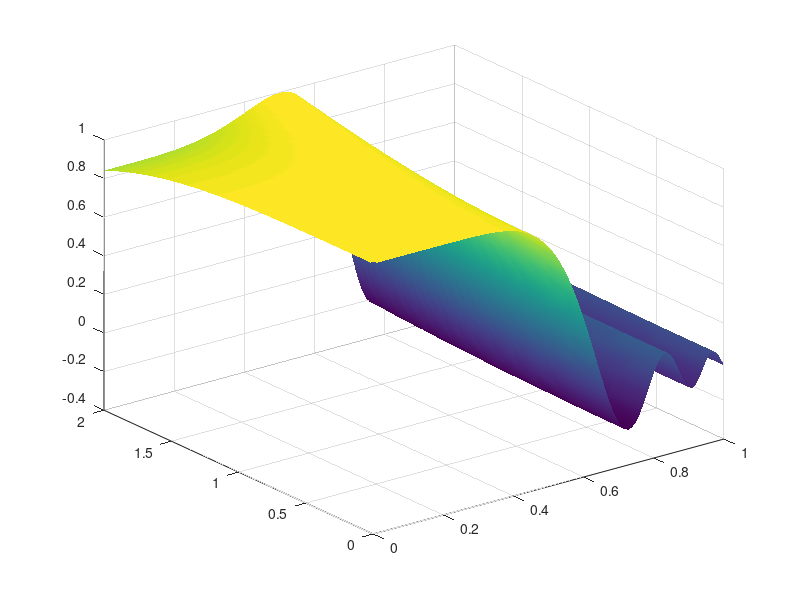

The MATLAB source for this figure:
f = @(x, y) sin(x.^2 - y.^4)./(x.^2 - y.^4);
% g = @(x, y) (x.^2 - y.^4 == 0) : 1 : f(x, y)

x = linspace(0, 1)
y = linspace(0, 2)

% h = 0.01 lahko dosežemo takole:
% x = 0 : 0.01 : 1
% y = 0 : 0.01 : 2

[A, B] = ndgrid(x, y);
surf(x, y, f(A, B))
shading interp